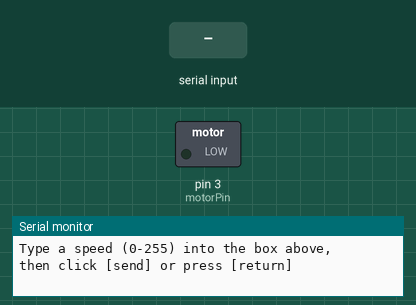
A sketch run on a simulated Arduino Uno, built with avr-gcc and run on an emulated ATmega328P. Parts: switched loads named in the sketch (green lamp = pin HIGH), the last lines printed to the serial monitor. The inputs (shaded band) are chosen by the test bench.

Above: at 1.2 s.
1.3 s: "90,45\n" received over Serial
At 2.1 s:
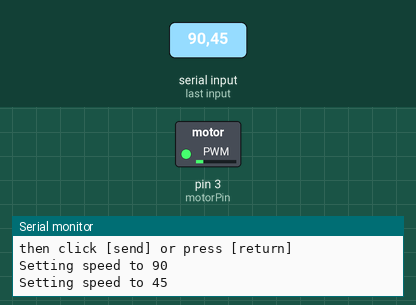
3.8 s: "30,150\n" received over Serial
At 4.6 s:
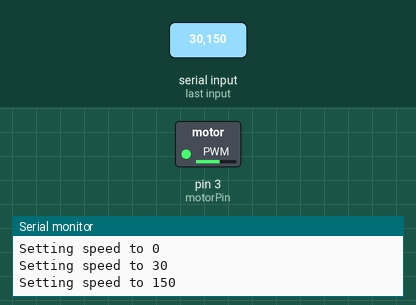
6.3 s: "200\n" received over Serial
At 7.0 s:
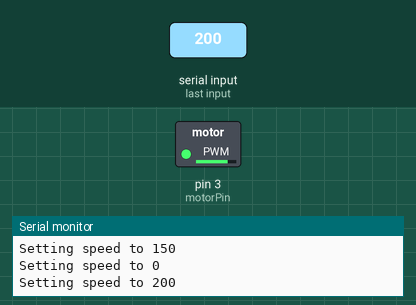
8.8 s: "90\n" received over Serial
At 9.6 s:
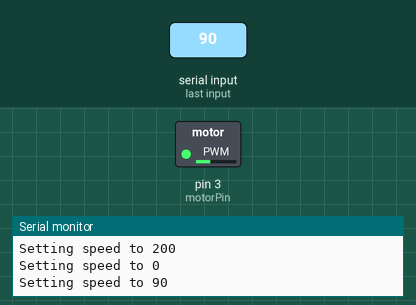
Timing chart, 0 to 11.8 s (numbered marks = the images above; inputs shaded):
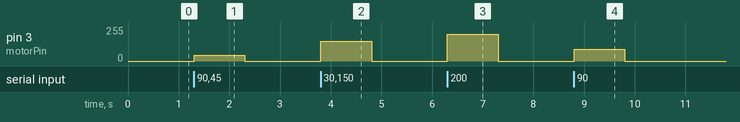

The sketch:

Motor_Control_Basic.ino
```cpp
const int motorPin = 3;


void setup()
{
  pinMode(motorPin, OUTPUT); // Set up the motor pin to be an output
  Serial.begin(9600); // Set up the serial port
}


void loop()
{
  // motorOnThenOff(); // This function turns the motor on and off like the blinking LED.
  // motorOnThenOffWithSpeed(); // This function alternates between two speeds.
  // motorAcceleration(); // This function slowly accelerates the motor to full speed then back down to zero.
     serialSpeed(); //This function allows input in the serial monitor (magnifying glass in upper right) to control the speed of the motor (in range 0-255)
}


void motorOnThenOff()
{
  int onTime = 3000;  // milliseconds to turn the motor on
  int offTime = 3000; // milliseconds to turn the motor off

  digitalWrite(motorPin, HIGH); // turn the motor on (full speed)
  delay(onTime);                // delay for onTime milliseconds
  digitalWrite(motorPin, LOW);  // turn the motor off
  delay(offTime);               // delay for offTime milliseconds
}


void motorOnThenOffWithSpeed()
{
  int Speed1 = 200;  // between 0 (stopped) and 255 (full speed)
  int Time1 = 3000;  // milliseconds for speed 1

  int Speed2 = 50;   // between 0 (stopped) and 255 (full speed)
  int Time2 = 3000;  // milliseconds to turn the motor off

  analogWrite(motorPin, Speed1);  // turns the motor On
  delay(Time1);                   // delay for onTime milliseconds
  analogWrite(motorPin, Speed2);  // turns the motor Off
  delay(Time2);                   // delay for offTime milliseconds
}


void motorAcceleration()
{
  int speed;
  int delayTime = 20; // milliseconds between each speed step

  // accelerate the motor

  for(speed = 0; speed <= 255; speed++)
  {
    analogWrite(motorPin,speed);	// set the new speed
    delay(delayTime);           	// delay between speed steps
  }

  // decelerate the motor

  for(speed = 255; speed >= 0; speed--)
  {
    analogWrite(motorPin,speed);	// set the new speed
    delay(delayTime);           	// delay between speed steps
  }
}


void serialSpeed()
{
  int speed;

  Serial.println("Type a speed (0-255) into the box above,");
  Serial.println("then click [send] or press [return]");
  Serial.println();  // Print a blank line

  while(true)  // "true" is always true, so this will loop forever.
  {
    // First we check to see if incoming data is available:

    while (Serial.available() > 0)
    {
      // If it is, we'll use parseInt() to pull out any numbers:

      speed = Serial.parseInt();

      // Because analogWrite() only works with numbers from
      // 0 to 255, we'll be sure the input is in that range:

      speed = constrain(speed, 0, 255);

      // We'll print out a message to let you know that the
      // number was received:

      Serial.print("Setting speed to ");
      Serial.println(speed);

      // And finally, we'll set the speed of the motor!

      analogWrite(motorPin, speed);
    }
  }
}
```

Measured:
- after the input at 1.3 s, pin 3 (motorPin): 0/255 → 45/255 at once, → 0/255 1.0 s later
- after the input at 3.8 s, pin 3 (motorPin): 0/255 → 150/255 at once, → 0/255 1.0 s later
- after the input at 6.3 s, pin 3 (motorPin): 0/255 → 200/255 at once, → 0/255 1.0 s later
- after the input at 8.8 s, pin 3 (motorPin): 0/255 → 90/255 at once, → 0/255 1.0 s later
